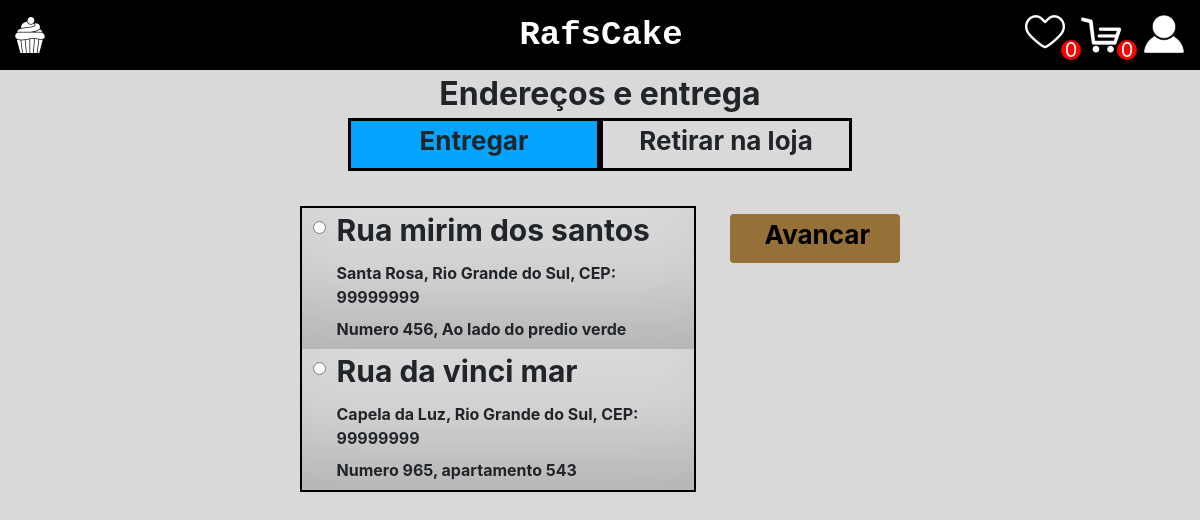
The app's page /carrinho/enderecos_entrega (signed in) with its own data.
### perfil/models.py (models this page shows)
class Endereco(models.Model):
    ESTADOS_CHOICES = [
        ('12', 'Acre'),
        ('27', 'Alagoas'),
        ('16', 'Amapá'),
        ('13', 'Amazonas'),
        ('29', 'Bahia'),
        ('23', 'Ceará'),
        ('53', 'Distrito Federal'),
        ('32', 'Espírito Santo'),
        ('52', 'Goiás'),
        ('21', 'Maranhão'),
        ('51', 'Mato Grosso'),
        ('50', 'Mato Grosso do Sul'),
        ('31', 'Minas Gerais'),
        ('15', 'Pará'),
        ('25', 'Paraíba'),
        ('41', 'Paraná'),
        ('26', 'Pernambuco'),
        ('22', 'Piauí'),
        ('33', 'Rio de Janeiro'),
        ('24', 'Rio Grande do Norte'),
        ('43', 'Rio Grande do Sul'),
        ('11', 'Rondônia'),
        ('14', 'Roraima'),
        ('42', 'Santa Catarina'),
        ('35', 'São Paulo'),
        ('28', 'Sergipe'),
        ('17', 'Tocantins')
    ]
    rua = models.CharField(max_length=255)
    numero = models.IntegerField()
    cep = models.CharField(max_length=8)
    estado = models.CharField(max_length=2, choices=ESTADOS_CHOICES)
    cidade = models.CharField(max_length=255)
    complemento = models.CharField(max_length=255, blank=True)
    user = models.ForeignKey(CustomUser, on_delete=models.CASCADE, null=True)

### carrinho/views.py (the view)
# urls.py: path('enderecos_entrega', views.enderecos_entrega, name='enderecos_entrega'),
def enderecos_entrega(request):
    user = CustomUser.objects.filter(email=request.user.email).first()
    if user:
        enderecos = user.endereco_set.all()
        carrinho = Carrinho.objects.filter(ClienteCodigo=user, Ativo=True).first()
        opcao_entrega = None
        if carrinho:
            opcao_entrega = OpcaoEntrega.objects.filter(CarrinhoCodigo=carrinho).first()
    return render(request, 'enderecos_entrega.html', {'enderecos': enderecos, 'opcao_entrega': opcao_entrega})

### context_processors.py (called while the page is built)
def qtd_favorite(request):
    qtd_favorite=0
    if request.user.is_authenticated:
        favoritos = Favorito.objects.filter(ClienteCodigo=request.user)
        qtd_favorite = len(favoritos)
    return {'qtd_favorite': qtd_favorite}

def qtd_cart(request):
    qtd_cart = 0
    if request.user.is_authenticated:
        carrinho = Carrinho.objects.filter(ClienteCodigo=request.user, Ativo=True).first()
        if carrinho:
            qtd_cart = carrinho.itens.count()
    return {'qtd_cart': qtd_cart}

### carrinho/templates/enderecos_entrega.html (shortened to what this page needs)
{% extends 'base.html' %}
{% load static %}
{% block 'head' %}
<link rel="stylesheet" href="{% static 'home/css/home.css' %}">
<link rel="stylesheet" href="{% static 'carrinho/css/enderecos_entrega.css' %}">
{% endblock %}
{% block 'body' %}
<div class="centered-text">
    Endereços e entrega
</div>
<form method="POST" action="{% url 'salvarretirada' %}">
<div class="enderecos-entrega-container">
    <div id="opcoes">
        <div {% if not opcao_entrega or opcao_entrega.OpcaoSelecionada == 0 %}class="selected"{% endif %}>
            <input type="radio" name="entregar_retirar" id="entregar" class="desabilita" value="0" {% if not opcao_entrega or opcao_entrega.OpcaoSelecionada == 0 %}checked{% endif %}><label>Entregar</label>
        </div>
        <div {% if opcao_entrega and opcao_entrega.OpcaoSelecionada == 1 %} class="selected"{% endif %}>
            <input type="radio" name="entregar_retirar" id="retirarloja" class="desabilita" value="1" {% if opcao_entrega and opcao_entrega.OpcaoSelecionada == 1 %}checked{% endif %}><label>Retirar na loja</label>
        </div>
    </div>
    <div id="corpo">
        <div id="enderecos" {% if opcao_entrega and opcao_entrega.OpcaoSelecionada == 1 %}class="desabilita"{% endif %}>
            {% for endereco in enderecos %}
                <div class="endereco" class="form-group">
                    <div class="option" lass="btn-group">
                        <input type="radio" name="endereco" value="{{endereco.id}}" class="endereco-radio" {% if opcao_entrega and opcao_entrega.EnderecoCodigo.id == endereco.id %}checked{% endif %}>
                    </div>
                    <div class="dados-endereco">
                        <label class="rua">Rua {{endereco.rua}}</label>
                        <label class="local">{{endereco.cidade}}, {{endereco.get_estado_display}}, CEP: {{endereco.cep}}</label>
                        <label class="local">Numero {{endereco.numero}}, {{endereco.complemento}}</label>
                    </div>
                </div>
            {% endfor %}
        </div>
        <div id="action">
            <input class="button-actions" type="submit" value="Avancar">
        </div>
    </div>
</div>
</form>
{% endblock %}

### templates/static/home/css/home.css (style rules this page uses)
.centered-text { display: flex; justify-content: center; font-size: 2em; font-weight: bold; }

### templates/static/carrinho/css/enderecos_entrega.css (style rules this page uses)
.enderecos-entrega-container { display: flex; justify-content: center; align-items: center; flex-direction: column; }
#corpo { width: 50%; margin-top: 35px; }
#opcoes { font-size: 26px; font-weight: bold; display: flex; }
#opcoes div { border: 3px solid black; width: 252px; text-align: center; cursor: pointer; }
#opcoes label { cursor: pointer; }
.selected { background-color: #03a4ff; }
#enderecos { width: 66%; float: left; border: 2px solid black; }
#action { float: right; }
.option { width: 6%; float: left; margin-left: 11px; margin-top: 8px; }
.dados-endereco { width: 90%; float: left; }
label.local { width: 100%; font-weight: bold; font-size: 16px; }
label.rua { width: 100%; font-size: 30px; font-weight: bold; }
.endereco { display: flex; box-shadow: inset 0px -100px 100px -62px rgba(0, 0, 0, 0.2); }
#action input { width: 100%; background-color: #957038; color: white; padding: 1px 30px 9px 35px; margin: 8px 0; border: none; border-radius: 4px; cursor: pointer; color: black; font-weight: bold; font-size: 26px; }
input.endereco-radio { cursor: pointer; }

### templates/static/base/css/base.css (style rules this page uses)
body { background-color: #d9d9d9 }

### records on screen
Endereco: rua "mirim dos santos", cidade "Santa Rosa", estado "Rio Grande do Sul", cep "99999999", numero "456", complemento "Ao lado do predio verde"
Endereco: rua "da vinci mar", cidade "Capela da Luz", estado "Rio Grande do Sul", cep "99999999", numero "965", complemento "apartamento 543"

### other values on screen
{{ qtd_favorite }} "0"
{{ qtd_cart }} "0"
